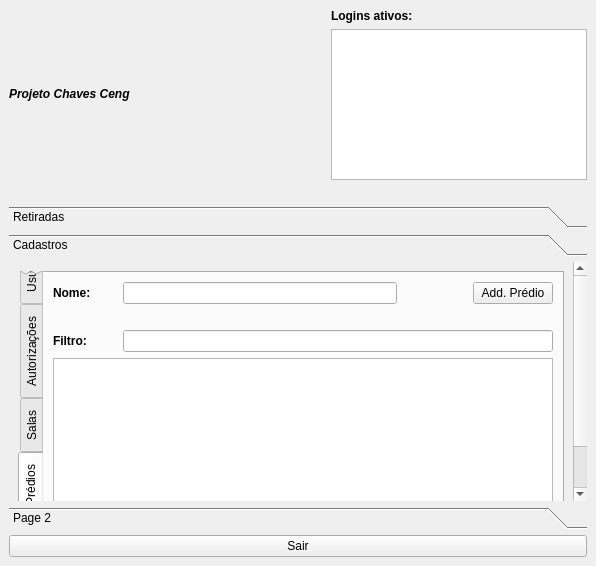
<?xml version="1.0" encoding="UTF-8"?>
<ui version="4.0">
 <class>nivel2</class>
 <widget class="QMainWindow" name="nivel2">
  <property name="geometry">
   <rect>
    <x>0</x>
    <y>0</y>
    <width>596</width>
    <height>566</height>
   </rect>
  </property>
  <property name="contextMenuPolicy">
   <enum>Qt::DefaultContextMenu</enum>
  </property>
  <property name="windowTitle">
   <string>Nivel 2</string>
  </property>
  <property name="windowIcon">
   <iconset resource="logo.qrc">
    <normaloff>:/icon/ufpel.png</normaloff>:/icon/ufpel.png</iconset>
  </property>
  <widget class="QWidget" name="centralwidget">
   <layout class="QGridLayout" name="gridLayout">
    <item row="0" column="0" rowspan="2">
     <widget class="QLabel" name="label">
      <property name="sizePolicy">
       <sizepolicy hsizetype="Expanding" vsizetype="Preferred">
        <horstretch>0</horstretch>
        <verstretch>0</verstretch>
       </sizepolicy>
      </property>
      <property name="maximumSize">
       <size>
        <width>16777215</width>
        <height>171</height>
       </size>
      </property>
      <property name="text">
       <string>&lt;html&gt;&lt;head/&gt;&lt;body&gt;&lt;p align=&quot;justify&quot;&gt;&lt;img src=&quot;:/logo/logo_ufpel.png&quot;/&gt;&lt;span style=&quot; font-weight:600; font-style:italic;&quot;&gt;Projeto Chaves Ceng&lt;/span&gt;&lt;/p&gt;&lt;/body&gt;&lt;/html&gt;</string>
      </property>
     </widget>
    </item>
    <item row="0" column="1">
     <widget class="QLabel" name="label_5">
      <property name="font">
       <font>
        <weight>75</weight>
        <bold>true</bold>
       </font>
      </property>
      <property name="text">
       <string>Logins ativos:</string>
      </property>
     </widget>
    </item>
    <item row="1" column="1">
     <widget class="QListWidget" name="listWidget">
      <property name="sizePolicy">
       <sizepolicy hsizetype="Fixed" vsizetype="Fixed">
        <horstretch>0</horstretch>
        <verstretch>0</verstretch>
       </sizepolicy>
      </property>
      <property name="maximumSize">
       <size>
        <width>16777215</width>
        <height>151</height>
       </size>
      </property>
      <property name="autoFillBackground">
       <bool>true</bool>
      </property>
      <property name="selectionMode">
       <enum>QAbstractItemView::NoSelection</enum>
      </property>
      <property name="viewMode">
       <enum>QListView::ListMode</enum>
      </property>
     </widget>
    </item>
    <item row="2" column="0" colspan="2">
     <spacer name="horizontalSpacer">
      <property name="orientation">
       <enum>Qt::Horizontal</enum>
      </property>
      <property name="sizeHint" stdset="0">
       <size>
        <width>575</width>
        <height>20</height>
       </size>
      </property>
     </spacer>
    </item>
    <item row="3" column="0" colspan="2">
     <widget class="QToolBox" name="toolBox">
      <property name="sizePolicy">
       <sizepolicy hsizetype="Expanding" vsizetype="Expanding">
        <horstretch>0</horstretch>
        <verstretch>0</verstretch>
       </sizepolicy>
      </property>
      <property name="layoutDirection">
       <enum>Qt::LeftToRight</enum>
      </property>
      <property name="autoFillBackground">
       <bool>true</bool>
      </property>
      <property name="currentIndex">
       <number>1</number>
      </property>
      <widget class="QWidget" name="retir">
       <property name="geometry">
        <rect>
         <x>0</x>
         <y>0</y>
         <width>578</width>
         <height>216</height>
        </rect>
       </property>
       <attribute name="icon">
        <iconset resource="logo.qrc">
         <normaloff>:/icon/ufpel.png</normaloff>:/icon/ufpel.png</iconset>
       </attribute>
       <attribute name="label">
        <string>Retiradas</string>
       </attribute>
       <layout class="QGridLayout" name="gridLayout_2">
        <item row="1" column="1">
         <widget class="QComboBox" name="comboBox"/>
        </item>
        <item row="1" column="3">
         <widget class="QComboBox" name="comboBox_3"/>
        </item>
        <item row="1" column="4">
         <widget class="QLabel" name="label_4">
          <property name="font">
           <font>
            <weight>75</weight>
            <bold>true</bold>
           </font>
          </property>
          <property name="text">
           <string>Ano:</string>
          </property>
         </widget>
        </item>
        <item row="1" column="2">
         <widget class="QLabel" name="label_3">
          <property name="font">
           <font>
            <weight>75</weight>
            <bold>true</bold>
           </font>
          </property>
          <property name="text">
           <string>Mes:</string>
          </property>
         </widget>
        </item>
        <item row="1" column="0">
         <widget class="QLabel" name="label_2">
          <property name="font">
           <font>
            <weight>75</weight>
            <bold>true</bold>
           </font>
          </property>
          <property name="text">
           <string>Predio:</string>
          </property>
         </widget>
        </item>
        <item row="1" column="5">
         <widget class="QComboBox" name="comboBox_4"/>
        </item>
        <item row="4" column="0" colspan="6">
         <widget class="QTableWidget" name="tableWidget">
          <property name="maximumSize">
           <size>
            <width>9999999</width>
            <height>999999</height>
           </size>
          </property>
          <property name="editTriggers">
           <set>QAbstractItemView::NoEditTriggers</set>
          </property>
          <property name="selectionMode">
           <enum>QAbstractItemView::MultiSelection</enum>
          </property>
          <property name="selectionBehavior">
           <enum>QAbstractItemView::SelectRows</enum>
          </property>
          <attribute name="horizontalHeaderCascadingSectionResizes">
           <bool>true</bool>
          </attribute>
          <attribute name="horizontalHeaderDefaultSectionSize">
           <number>200</number>
          </attribute>
          <attribute name="horizontalHeaderStretchLastSection">
           <bool>false</bool>
          </attribute>
          <attribute name="verticalHeaderVisible">
           <bool>false</bool>
          </attribute>
          <attribute name="verticalHeaderStretchLastSection">
           <bool>false</bool>
          </attribute>
         </widget>
        </item>
        <item row="3" column="5">
         <widget class="QPushButton" name="pushButton_4">
          <property name="text">
           <string>Excluir</string>
          </property>
         </widget>
        </item>
        <item row="3" column="2" colspan="3">
         <widget class="QComboBox" name="comboBox_2">
          <property name="font">
           <font>
            <weight>75</weight>
            <bold>true</bold>
           </font>
          </property>
          <item>
           <property name="text">
            <string>Todas</string>
           </property>
          </item>
          <item>
           <property name="text">
            <string>Em aberto</string>
           </property>
          </item>
          <item>
           <property name="text">
            <string>Encerradas</string>
           </property>
          </item>
         </widget>
        </item>
        <item row="3" column="0">
         <widget class="QLabel" name="label_7">
          <property name="font">
           <font>
            <weight>75</weight>
            <bold>true</bold>
           </font>
          </property>
          <property name="text">
           <string>Filtrar:</string>
          </property>
         </widget>
        </item>
        <item row="3" column="1">
         <widget class="QLineEdit" name="lineEdit_2"/>
        </item>
       </layout>
      </widget>
      <widget class="QWidget" name="cad">
       <property name="geometry">
        <rect>
         <x>0</x>
         <y>-79</y>
         <width>564</width>
         <height>295</height>
        </rect>
       </property>
       <attribute name="icon">
        <iconset resource="logo.qrc">
         <normaloff>:/icon/ufpel.png</normaloff>:/icon/ufpel.png</iconset>
       </attribute>
       <attribute name="label">
        <string>Cadastros</string>
       </attribute>
       <layout class="QGridLayout" name="gridLayout_4">
        <item row="0" column="0">
         <widget class="QTabWidget" name="tabWidget">
          <property name="sizePolicy">
           <sizepolicy hsizetype="Expanding" vsizetype="Expanding">
            <horstretch>0</horstretch>
            <verstretch>0</verstretch>
           </sizepolicy>
          </property>
          <property name="minimumSize">
           <size>
            <width>348</width>
            <height>277</height>
           </size>
          </property>
          <property name="maximumSize">
           <size>
            <width>9999999</width>
            <height>9999999</height>
           </size>
          </property>
          <property name="sizeIncrement">
           <size>
            <width>0</width>
            <height>0</height>
           </size>
          </property>
          <property name="layoutDirection">
           <enum>Qt::LeftToRight</enum>
          </property>
          <property name="autoFillBackground">
           <bool>true</bool>
          </property>
          <property name="tabPosition">
           <enum>QTabWidget::West</enum>
          </property>
          <property name="currentIndex">
           <number>3</number>
          </property>
          <widget class="QWidget" name="tab">
           <property name="sizePolicy">
            <sizepolicy hsizetype="Expanding" vsizetype="Expanding">
             <horstretch>0</horstretch>
             <verstretch>0</verstretch>
            </sizepolicy>
           </property>
           <property name="maximumSize">
            <size>
             <width>9999999</width>
             <height>9999999</height>
            </size>
           </property>
           <property name="layoutDirection">
            <enum>Qt::LeftToRight</enum>
           </property>
           <property name="autoFillBackground">
            <bool>true</bool>
           </property>
           <attribute name="title">
            <string>Usuários</string>
           </attribute>
           <layout class="QGridLayout" name="gridLayout_3">
            <item row="0" column="0">
             <widget class="QLabel" name="label_6">
              <property name="font">
               <font>
                <weight>75</weight>
                <bold>true</bold>
               </font>
              </property>
              <property name="text">
               <string>Filtrar Nome:</string>
              </property>
             </widget>
            </item>
            <item row="0" column="1">
             <widget class="QLineEdit" name="lineEdit"/>
            </item>
            <item row="0" column="2">
             <widget class="QPushButton" name="pushButton_2">
              <property name="text">
               <string>Novo</string>
              </property>
             </widget>
            </item>
            <item row="0" column="3">
             <widget class="QPushButton" name="pushButton_3">
              <property name="text">
               <string>Excluir</string>
              </property>
             </widget>
            </item>
            <item row="1" column="0" colspan="4">
             <widget class="QTableWidget" name="tableWidget_2">
              <property name="sizePolicy">
               <sizepolicy hsizetype="Expanding" vsizetype="Expanding">
                <horstretch>0</horstretch>
                <verstretch>0</verstretch>
               </sizepolicy>
              </property>
              <property name="editTriggers">
               <set>QAbstractItemView::NoEditTriggers</set>
              </property>
              <property name="selectionMode">
               <enum>QAbstractItemView::MultiSelection</enum>
              </property>
              <property name="selectionBehavior">
               <enum>QAbstractItemView::SelectRows</enum>
              </property>
              <attribute name="verticalHeaderVisible">
               <bool>false</bool>
              </attribute>
             </widget>
            </item>
           </layout>
          </widget>
          <widget class="QWidget" name="tab_2">
           <property name="sizePolicy">
            <sizepolicy hsizetype="Expanding" vsizetype="Expanding">
             <horstretch>0</horstretch>
             <verstretch>0</verstretch>
            </sizepolicy>
           </property>
           <attribute name="title">
            <string>Autorizações</string>
           </attribute>
           <layout class="QGridLayout" name="gridLayout_5">
            <property name="sizeConstraint">
             <enum>QLayout::SetMinimumSize</enum>
            </property>
            <item row="0" column="0">
             <widget class="QLabel" name="label_8">
              <property name="font">
               <font>
                <weight>75</weight>
                <bold>true</bold>
               </font>
              </property>
              <property name="text">
               <string>Predio:</string>
              </property>
             </widget>
            </item>
            <item row="0" column="1" rowspan="2">
             <widget class="QComboBox" name="comboBox_5"/>
            </item>
            <item row="0" column="2">
             <widget class="QLabel" name="label_9">
              <property name="font">
               <font>
                <weight>75</weight>
                <bold>true</bold>
               </font>
              </property>
              <property name="text">
               <string>Sala:</string>
              </property>
             </widget>
            </item>
            <item row="0" column="3">
             <widget class="QComboBox" name="comboBox_6"/>
            </item>
            <item row="1" column="3" rowspan="2">
             <widget class="QLineEdit" name="lineEdit_4"/>
            </item>
            <item row="2" column="0">
             <widget class="QLabel" name="label_10">
              <property name="font">
               <font>
                <weight>75</weight>
                <bold>true</bold>
               </font>
              </property>
              <property name="text">
               <string>Usuários:</string>
              </property>
             </widget>
            </item>
            <item row="2" column="1">
             <widget class="QLineEdit" name="lineEdit_3"/>
            </item>
            <item row="2" column="2">
             <widget class="QLabel" name="label_11">
              <property name="font">
               <font>
                <weight>75</weight>
                <bold>true</bold>
               </font>
              </property>
              <property name="text">
               <string>Autorizações:</string>
              </property>
             </widget>
            </item>
            <item row="3" column="0" colspan="2">
             <widget class="QListWidget" name="listWidget_2">
              <property name="sizePolicy">
               <sizepolicy hsizetype="Preferred" vsizetype="Expanding">
                <horstretch>0</horstretch>
                <verstretch>0</verstretch>
               </sizepolicy>
              </property>
              <property name="editTriggers">
               <set>QAbstractItemView::NoEditTriggers</set>
              </property>
              <property name="selectionMode">
               <enum>QAbstractItemView::MultiSelection</enum>
              </property>
              <property name="selectionBehavior">
               <enum>QAbstractItemView::SelectRows</enum>
              </property>
             </widget>
            </item>
            <item row="3" column="2" colspan="2">
             <widget class="QTableWidget" name="tableWidget_3">
              <property name="editTriggers">
               <set>QAbstractItemView::NoEditTriggers</set>
              </property>
              <property name="selectionMode">
               <enum>QAbstractItemView::MultiSelection</enum>
              </property>
              <property name="selectionBehavior">
               <enum>QAbstractItemView::SelectRows</enum>
              </property>
              <attribute name="verticalHeaderVisible">
               <bool>false</bool>
              </attribute>
             </widget>
            </item>
            <item row="4" column="0" colspan="2">
             <widget class="QPushButton" name="pushButton_5">
              <property name="text">
               <string>Adicionar</string>
              </property>
             </widget>
            </item>
            <item row="4" column="2" colspan="2">
             <widget class="QPushButton" name="pushButton_6">
              <property name="text">
               <string>Excluir</string>
              </property>
             </widget>
            </item>
           </layout>
          </widget>
          <widget class="QWidget" name="tab_3">
           <attribute name="title">
            <string>Salas</string>
           </attribute>
           <layout class="QGridLayout" name="gridLayout_6">
            <item row="2" column="9">
             <widget class="QPushButton" name="pushButton_8">
              <property name="text">
               <string>Add. Sala</string>
              </property>
             </widget>
            </item>
            <item row="2" column="1" colspan="2">
             <widget class="QLabel" name="label_13">
              <property name="font">
               <font>
                <weight>75</weight>
                <bold>true</bold>
               </font>
              </property>
              <property name="text">
               <string>Sala:</string>
              </property>
             </widget>
            </item>
            <item row="6" column="6" colspan="4">
             <widget class="QListWidget" name="listWidget_3">
              <property name="sizePolicy">
               <sizepolicy hsizetype="Minimum" vsizetype="Expanding">
                <horstretch>0</horstretch>
                <verstretch>0</verstretch>
               </sizepolicy>
              </property>
              <property name="minimumSize">
               <size>
                <width>1</width>
                <height>0</height>
               </size>
              </property>
              <property name="editTriggers">
               <set>QAbstractItemView::NoEditTriggers</set>
              </property>
              <property name="selectionMode">
               <enum>QAbstractItemView::NoSelection</enum>
              </property>
              <property name="selectionBehavior">
               <enum>QAbstractItemView::SelectRows</enum>
              </property>
             </widget>
            </item>
            <item row="0" column="3" colspan="7">
             <widget class="QComboBox" name="comboBox_7"/>
            </item>
            <item row="0" column="1" colspan="2">
             <widget class="QLabel" name="label_12">
              <property name="font">
               <font>
                <weight>75</weight>
                <bold>true</bold>
               </font>
              </property>
              <property name="text">
               <string>Prédio:</string>
              </property>
             </widget>
            </item>
            <item row="6" column="1" colspan="5">
             <widget class="QTableWidget" name="tableWidget_4">
              <property name="editTriggers">
               <set>QAbstractItemView::NoEditTriggers</set>
              </property>
              <property name="selectionMode">
               <enum>QAbstractItemView::SingleSelection</enum>
              </property>
              <property name="selectionBehavior">
               <enum>QAbstractItemView::SelectRows</enum>
              </property>
              <attribute name="horizontalHeaderStretchLastSection">
               <bool>true</bool>
              </attribute>
              <attribute name="verticalHeaderVisible">
               <bool>false</bool>
              </attribute>
             </widget>
            </item>
            <item row="7" column="1" colspan="5">
             <widget class="QPushButton" name="pushButton_7">
              <property name="text">
               <string>Excluir Sala</string>
              </property>
             </widget>
            </item>
            <item row="7" column="6" colspan="2">
             <widget class="QPushButton" name="pushButton_11">
              <property name="minimumSize">
               <size>
                <width>1</width>
                <height>0</height>
               </size>
              </property>
              <property name="text">
               <string>Add. Cópia</string>
              </property>
             </widget>
            </item>
            <item row="7" column="8" colspan="2">
             <widget class="QPushButton" name="pushButton_10">
              <property name="minimumSize">
               <size>
                <width>3</width>
                <height>0</height>
               </size>
              </property>
              <property name="text">
               <string>Excluir Cópia</string>
              </property>
             </widget>
            </item>
            <item row="2" column="3" colspan="2">
             <widget class="QLineEdit" name="lineEdit_5"/>
            </item>
            <item row="5" column="1" colspan="2">
             <widget class="QLabel" name="label_14">
              <property name="font">
               <font>
                <weight>75</weight>
                <bold>true</bold>
               </font>
              </property>
              <property name="text">
               <string>Filtra Sala:</string>
              </property>
             </widget>
            </item>
            <item row="4" column="3" rowspan="2" colspan="7">
             <widget class="QLineEdit" name="lineEdit_6"/>
            </item>
            <item row="2" column="5">
             <widget class="QLabel" name="label_15">
              <property name="font">
               <font>
                <weight>75</weight>
                <bold>true</bold>
               </font>
              </property>
              <property name="text">
               <string>Direito:</string>
              </property>
             </widget>
            </item>
            <item row="2" column="6" colspan="3">
             <widget class="QComboBox" name="comboBox_8">
              <item>
               <property name="text">
                <string>Nenhum</string>
               </property>
              </item>
              <item>
               <property name="text">
                <string>Todos Prof.</string>
               </property>
              </item>
              <item>
               <property name="text">
                <string>Todos Alunos</string>
               </property>
              </item>
             </widget>
            </item>
           </layout>
          </widget>
          <widget class="QWidget" name="tab_4">
           <attribute name="title">
            <string>Prédios</string>
           </attribute>
           <layout class="QGridLayout" name="gridLayout_7">
            <item row="0" column="0">
             <widget class="QLabel" name="label_16">
              <property name="font">
               <font>
                <weight>75</weight>
                <bold>true</bold>
               </font>
              </property>
              <property name="text">
               <string>Nome:</string>
              </property>
             </widget>
            </item>
            <item row="3" column="0" rowspan="2" colspan="7">
             <spacer name="horizontalSpacer_2">
              <property name="orientation">
               <enum>Qt::Horizontal</enum>
              </property>
              <property name="sizeHint" stdset="0">
               <size>
                <width>492</width>
                <height>20</height>
               </size>
              </property>
             </spacer>
            </item>
            <item row="0" column="6">
             <widget class="QPushButton" name="pushButton_9">
              <property name="text">
               <string>Add. Prédio</string>
              </property>
             </widget>
            </item>
            <item row="5" column="0">
             <widget class="QLabel" name="label_17">
              <property name="font">
               <font>
                <weight>75</weight>
                <bold>true</bold>
               </font>
              </property>
              <property name="text">
               <string>Filtro:</string>
              </property>
             </widget>
            </item>
            <item row="6" column="0" colspan="7">
             <widget class="QTableWidget" name="tableWidget_5">
              <property name="editTriggers">
               <set>QAbstractItemView::NoEditTriggers</set>
              </property>
              <property name="selectionMode">
               <enum>QAbstractItemView::MultiSelection</enum>
              </property>
              <property name="selectionBehavior">
               <enum>QAbstractItemView::SelectRows</enum>
              </property>
              <attribute name="horizontalHeaderStretchLastSection">
               <bool>true</bool>
              </attribute>
              <attribute name="verticalHeaderVisible">
               <bool>false</bool>
              </attribute>
             </widget>
            </item>
            <item row="5" column="1" colspan="6">
             <widget class="QLineEdit" name="lineEdit_8"/>
            </item>
            <item row="0" column="1" colspan="4">
             <widget class="QLineEdit" name="lineEdit_7"/>
            </item>
            <item row="7" column="0" colspan="7">
             <widget class="QPushButton" name="pushButton_12">
              <property name="text">
               <string>Excluir</string>
              </property>
             </widget>
            </item>
           </layout>
          </widget>
         </widget>
        </item>
       </layout>
      </widget>
      <widget class="QWidget" name="page_2">
       <property name="geometry">
        <rect>
         <x>0</x>
         <y>0</y>
         <width>578</width>
         <height>216</height>
        </rect>
       </property>
       <attribute name="label">
        <string>Page 2</string>
       </attribute>
      </widget>
     </widget>
    </item>
    <item row="4" column="0" colspan="2">
     <widget class="QPushButton" name="pushButton">
      <property name="text">
       <string>Sair</string>
      </property>
     </widget>
    </item>
   </layout>
  </widget>
 </widget>
 <resources>
  <include location="logo.qrc"/>
 </resources>
 <connections/>
</ui>
